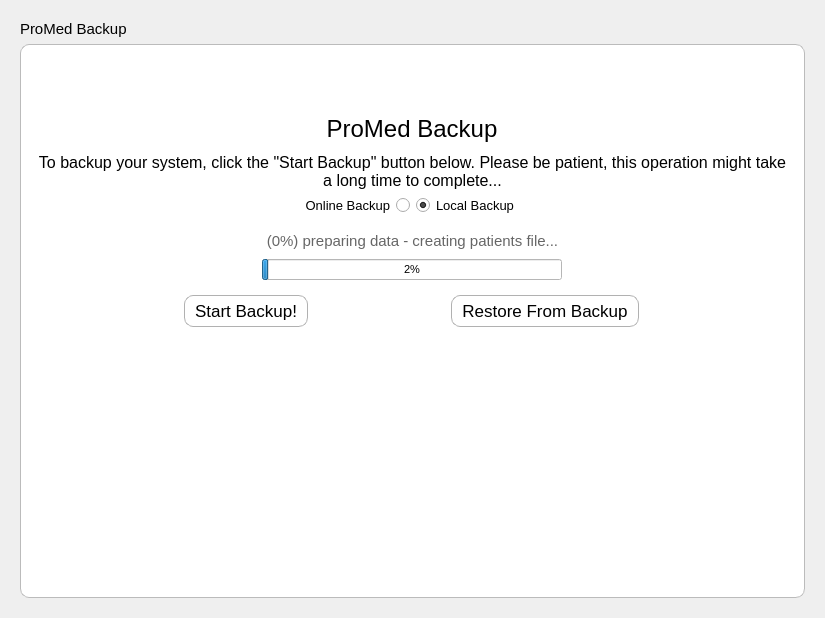
<?xml version="1.0" encoding="UTF-8"?>
<ui version="4.0">
 <class>BackupUI</class>
 <widget class="QWidget" name="BackupUI">
  <property name="geometry">
   <rect>
    <x>0</x>
    <y>0</y>
    <width>825</width>
    <height>618</height>
   </rect>
  </property>
  <property name="maximumSize">
   <size>
    <width>10000</width>
    <height>50000</height>
   </size>
  </property>
  <property name="windowTitle">
   <string>Form</string>
  </property>
  <layout class="QHBoxLayout" name="horizontalLayout_8">
   <item>
    <widget class="QWidget" name="widget_8" native="true">
     <property name="sizePolicy">
      <sizepolicy hsizetype="Fixed" vsizetype="Fixed">
       <horstretch>0</horstretch>
       <verstretch>0</verstretch>
      </sizepolicy>
     </property>
     <property name="minimumSize">
      <size>
       <width>800</width>
       <height>250</height>
      </size>
     </property>
     <property name="maximumSize">
      <size>
       <width>1080</width>
       <height>680</height>
      </size>
     </property>
     <layout class="QHBoxLayout" name="horizontalLayout_9">
      <item>
       <layout class="QVBoxLayout" name="verticalLayout">
        <item>
         <widget class="QLabel" name="formTitle">
          <property name="sizePolicy">
           <sizepolicy hsizetype="Preferred" vsizetype="Fixed">
            <horstretch>0</horstretch>
            <verstretch>0</verstretch>
           </sizepolicy>
          </property>
          <property name="font">
           <font>
            <pointsize>11</pointsize>
           </font>
          </property>
          <property name="styleSheet">
           <string notr="true"/>
          </property>
          <property name="text">
           <string>ProMed Backup</string>
          </property>
         </widget>
        </item>
        <item>
         <widget class="QWidget" name="widget" native="true">
          <property name="maximumSize">
           <size>
            <width>5000</width>
            <height>5000</height>
           </size>
          </property>
          <property name="styleSheet">
           <string notr="true">#widget {
	background: #ffffff;
	border-radius:9px;
	border:1px solid #bbbbbb;
}

QWidget {
	background:#fff;
}</string>
          </property>
          <layout class="QVBoxLayout" name="verticalLayout_4">
           <item>
            <layout class="QVBoxLayout" name="verticalLayout_3">
             <property name="spacing">
              <number>0</number>
             </property>
             <item>
              <spacer name="verticalSpacer_2">
               <property name="orientation">
                <enum>Qt::Vertical</enum>
               </property>
               <property name="sizeType">
                <enum>QSizePolicy::Fixed</enum>
               </property>
               <property name="sizeHint" stdset="0">
                <size>
                 <width>20</width>
                 <height>60</height>
                </size>
               </property>
              </spacer>
             </item>
             <item>
              <widget class="QWidget" name="widget_2" native="true">
               <property name="sizePolicy">
                <sizepolicy hsizetype="Preferred" vsizetype="Fixed">
                 <horstretch>0</horstretch>
                 <verstretch>0</verstretch>
                </sizepolicy>
               </property>
               <property name="maximumSize">
                <size>
                 <width>16777215</width>
                 <height>16777215</height>
                </size>
               </property>
               <layout class="QHBoxLayout" name="horizontalLayout_2">
                <property name="margin">
                 <number>0</number>
                </property>
                <item>
                 <layout class="QHBoxLayout" name="horizontalLayout">
                  <item>
                   <widget class="QToolButton" name="toolButton">
                    <property name="font">
                     <font>
                      <pointsize>18</pointsize>
                     </font>
                    </property>
                    <property name="styleSheet">
                     <string notr="true">background:none;
border:0px solid #ededed;</string>
                    </property>
                    <property name="text">
                     <string>ProMed Backup</string>
                    </property>
                    <property name="icon">
                     <iconset resource="resources.qrc">
                      <normaloff>:/icons/Backup 96x96</normaloff>:/icons/Backup 96x96</iconset>
                    </property>
                    <property name="iconSize">
                     <size>
                      <width>96</width>
                      <height>96</height>
                     </size>
                    </property>
                    <property name="toolButtonStyle">
                     <enum>Qt::ToolButtonTextUnderIcon</enum>
                    </property>
                   </widget>
                  </item>
                 </layout>
                </item>
               </layout>
              </widget>
             </item>
             <item>
              <widget class="QWidget" name="widget_3" native="true">
               <layout class="QVBoxLayout" name="verticalLayout_6">
                <item>
                 <layout class="QVBoxLayout" name="verticalLayout_5">
                  <property name="spacing">
                   <number>0</number>
                  </property>
                  <item>
                   <widget class="QLabel" name="label_2">
                    <property name="sizePolicy">
                     <sizepolicy hsizetype="Preferred" vsizetype="Fixed">
                      <horstretch>0</horstretch>
                      <verstretch>0</verstretch>
                     </sizepolicy>
                    </property>
                    <property name="font">
                     <font>
                      <pointsize>12</pointsize>
                     </font>
                    </property>
                    <property name="text">
                     <string>To backup your system, click the &quot;Start Backup&quot; button below. Please be patient, this operation might take a long time to complete...</string>
                    </property>
                    <property name="alignment">
                     <set>Qt::AlignCenter</set>
                    </property>
                    <property name="wordWrap">
                     <bool>true</bool>
                    </property>
                   </widget>
                  </item>
                  <item>
                   <widget class="QWidget" name="widget_6" native="true">
                    <property name="sizePolicy">
                     <sizepolicy hsizetype="Preferred" vsizetype="Fixed">
                      <horstretch>0</horstretch>
                      <verstretch>0</verstretch>
                     </sizepolicy>
                    </property>
                    <layout class="QVBoxLayout" name="verticalLayout_9">
                     <property name="topMargin">
                      <number>5</number>
                     </property>
                     <property name="bottomMargin">
                      <number>0</number>
                     </property>
                     <item>
                      <widget class="QWidget" name="widget_7" native="true">
                       <property name="sizePolicy">
                        <sizepolicy hsizetype="Preferred" vsizetype="Fixed">
                         <horstretch>0</horstretch>
                         <verstretch>0</verstretch>
                        </sizepolicy>
                       </property>
                       <layout class="QHBoxLayout" name="horizontalLayout_7">
                        <property name="leftMargin">
                         <number>0</number>
                        </property>
                        <property name="topMargin">
                         <number>0</number>
                        </property>
                        <property name="rightMargin">
                         <number>0</number>
                        </property>
                        <property name="bottomMargin">
                         <number>10</number>
                        </property>
                        <item>
                         <layout class="QHBoxLayout" name="horizontalLayout_3">
                          <item>
                           <widget class="QRadioButton" name="radioButton">
                            <property name="font">
                             <font>
                              <pointsize>10</pointsize>
                             </font>
                            </property>
                            <property name="layoutDirection">
                             <enum>Qt::RightToLeft</enum>
                            </property>
                            <property name="text">
                             <string>Online Backup</string>
                            </property>
                           </widget>
                          </item>
                          <item>
                           <widget class="QRadioButton" name="radioButton_2">
                            <property name="font">
                             <font>
                              <pointsize>10</pointsize>
                             </font>
                            </property>
                            <property name="text">
                             <string>Local Backup</string>
                            </property>
                            <property name="checked">
                             <bool>true</bool>
                            </property>
                           </widget>
                          </item>
                         </layout>
                        </item>
                       </layout>
                      </widget>
                     </item>
                     <item>
                      <layout class="QVBoxLayout" name="verticalLayout_8">
                       <item>
                        <widget class="QLabel" name="bak_label">
                         <property name="sizePolicy">
                          <sizepolicy hsizetype="Preferred" vsizetype="Fixed">
                           <horstretch>0</horstretch>
                           <verstretch>0</verstretch>
                          </sizepolicy>
                         </property>
                         <property name="font">
                          <font>
                           <pointsize>11</pointsize>
                          </font>
                         </property>
                         <property name="styleSheet">
                          <string notr="true">color: #666666;</string>
                         </property>
                         <property name="text">
                          <string>(0%) preparing data - creating patients file...</string>
                         </property>
                         <property name="alignment">
                          <set>Qt::AlignCenter</set>
                         </property>
                         <property name="wordWrap">
                          <bool>true</bool>
                         </property>
                        </widget>
                       </item>
                      </layout>
                     </item>
                    </layout>
                   </widget>
                  </item>
                  <item>
                   <widget class="QWidget" name="widget_5" native="true">
                    <property name="sizePolicy">
                     <sizepolicy hsizetype="Preferred" vsizetype="Fixed">
                      <horstretch>0</horstretch>
                      <verstretch>0</verstretch>
                     </sizepolicy>
                    </property>
                    <layout class="QHBoxLayout" name="horizontalLayout_6">
                     <item>
                      <layout class="QHBoxLayout" name="horizontalLayout_5">
                       <item>
                        <widget class="QProgressBar" name="bak_progress">
                         <property name="sizePolicy">
                          <sizepolicy hsizetype="Fixed" vsizetype="Fixed">
                           <horstretch>0</horstretch>
                           <verstretch>0</verstretch>
                          </sizepolicy>
                         </property>
                         <property name="minimumSize">
                          <size>
                           <width>300</width>
                           <height>0</height>
                          </size>
                         </property>
                         <property name="font">
                          <font>
                           <pointsize>8</pointsize>
                          </font>
                         </property>
                         <property name="styleSheet">
                          <string notr="true"/>
                         </property>
                         <property name="maximum">
                          <number>100</number>
                         </property>
                         <property name="value">
                          <number>2</number>
                         </property>
                         <property name="textVisible">
                          <bool>true</bool>
                         </property>
                         <property name="invertedAppearance">
                          <bool>false</bool>
                         </property>
                         <property name="textDirection">
                          <enum>QProgressBar::TopToBottom</enum>
                         </property>
                        </widget>
                       </item>
                      </layout>
                     </item>
                    </layout>
                   </widget>
                  </item>
                 </layout>
                </item>
                <item>
                 <widget class="QWidget" name="widget_4" native="true">
                  <property name="sizePolicy">
                   <sizepolicy hsizetype="Preferred" vsizetype="Fixed">
                    <horstretch>0</horstretch>
                    <verstretch>0</verstretch>
                   </sizepolicy>
                  </property>
                  <layout class="QVBoxLayout" name="verticalLayout_7">
                   <property name="topMargin">
                    <number>0</number>
                   </property>
                   <item>
                    <layout class="QHBoxLayout" name="horizontalLayout_4">
                     <item>
                      <widget class="QPushButton" name="pushButton">
                       <property name="sizePolicy">
                        <sizepolicy hsizetype="Fixed" vsizetype="Fixed">
                         <horstretch>0</horstretch>
                         <verstretch>0</verstretch>
                        </sizepolicy>
                       </property>
                       <property name="font">
                        <font>
                         <pointsize>13</pointsize>
                        </font>
                       </property>
                       <property name="styleSheet">
                        <string notr="true">QPushButton {
	background:#fff;
	background-image:none;
	border-radius: 9px;
	border:1px solid #b1b1b1;
	padding:5px;
	padding-left:10px;
	padding-right:10px;
}

QPushButton:pressed {
	background-color: #555555;
	color: #ffffff;
}</string>
                       </property>
                       <property name="text">
                        <string>Start Backup!</string>
                       </property>
                       <property name="icon">
                        <iconset resource="resources.qrc">
                         <normaloff>:/icons/Save 16x16</normaloff>:/icons/Save 16x16</iconset>
                       </property>
                      </widget>
                     </item>
                     <item>
                      <widget class="QPushButton" name="pushButton_2">
                       <property name="sizePolicy">
                        <sizepolicy hsizetype="Fixed" vsizetype="Fixed">
                         <horstretch>0</horstretch>
                         <verstretch>0</verstretch>
                        </sizepolicy>
                       </property>
                       <property name="font">
                        <font>
                         <pointsize>13</pointsize>
                        </font>
                       </property>
                       <property name="styleSheet">
                        <string notr="true">QPushButton {
	background:#fff;
	background-image:none;
	border-radius: 9px;
	border:1px solid #b1b1b1;
	padding:5px;
	padding-left:10px;
	padding-right:10px;
}

QPushButton:pressed {
	background-color: #555555;
	color: #ffffff;
}</string>
                       </property>
                       <property name="text">
                        <string>Restore From Backup</string>
                       </property>
                       <property name="icon">
                        <iconset resource="resources.qrc">
                         <normaloff>:/icons/Import 24x24</normaloff>:/icons/Import 24x24</iconset>
                       </property>
                      </widget>
                     </item>
                    </layout>
                   </item>
                  </layout>
                 </widget>
                </item>
                <item>
                 <spacer name="verticalSpacer">
                  <property name="orientation">
                   <enum>Qt::Vertical</enum>
                  </property>
                  <property name="sizeHint" stdset="0">
                   <size>
                    <width>20</width>
                    <height>40</height>
                   </size>
                  </property>
                 </spacer>
                </item>
               </layout>
              </widget>
             </item>
            </layout>
           </item>
          </layout>
         </widget>
        </item>
       </layout>
      </item>
     </layout>
    </widget>
   </item>
  </layout>
 </widget>
 <resources>
  <include location="resources.qrc"/>
 </resources>
 <connections/>
</ui>
